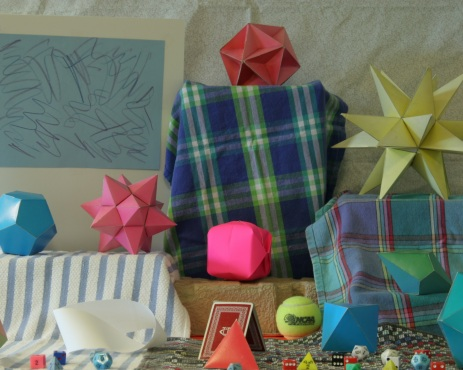
%> input picture ACA_Project/Input Images/ra.jpg, 463 x 370 px
$ octave BMAT.m   (GNU Octave 9; MATLAB toolbox functions it lacks are replaced by stand-ins)
%> lines starting %> are read from the running program, lines starting %| are printed output that depends on the picture
% *************************************************************************
% Title: Disparity Map of Stereoscopic Images using Adaptive Threshold
% Author: Akshay Hodigere Arunkumar
%		  Rutvij Girish Kharkanis
%
% Created: April 2014
% *************************************************************************

clear all
ax=imread('ra.jpg');
%> ax is the input picture: size 370x463x3 uint8; mean R, G, B 108.3, 111.1, 102.1
bx=imread('la.jpg');
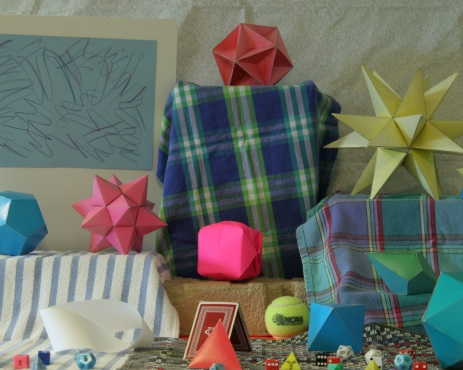
%> input picture ACA_Project/Input Images/la.jpg, 463 x 370 px
%> bx is the input picture: size 370x463x3 uint8; mean R, G, B 106.9, 110.4, 101.3
ax = imresize(ax,[288 384]);
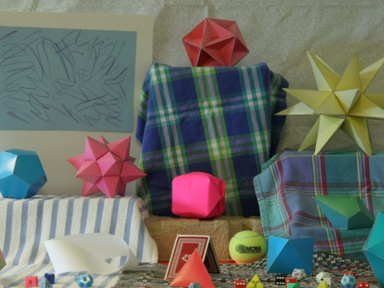
%> ax: size 288x384x3 uint8; mean R, G, B 108.3, 111.1, 102.1
bx = imresize(bx,[288 384]);
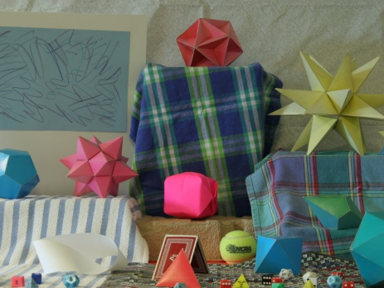
%> bx: size 288x384x3 uint8; mean R, G, B 106.9, 110.4, 101.3
[z,y,l]=size(ax);
%> z = 288; y = 384; l = 3
a=int16(ax);
b=int16(bx);
d(z,y)=uint8(0);
%> d: size 288x384 uint8; every value is 0
c(1,1:3,l)=int16(0);
i=1;
tic;
%> (the run ends here)
